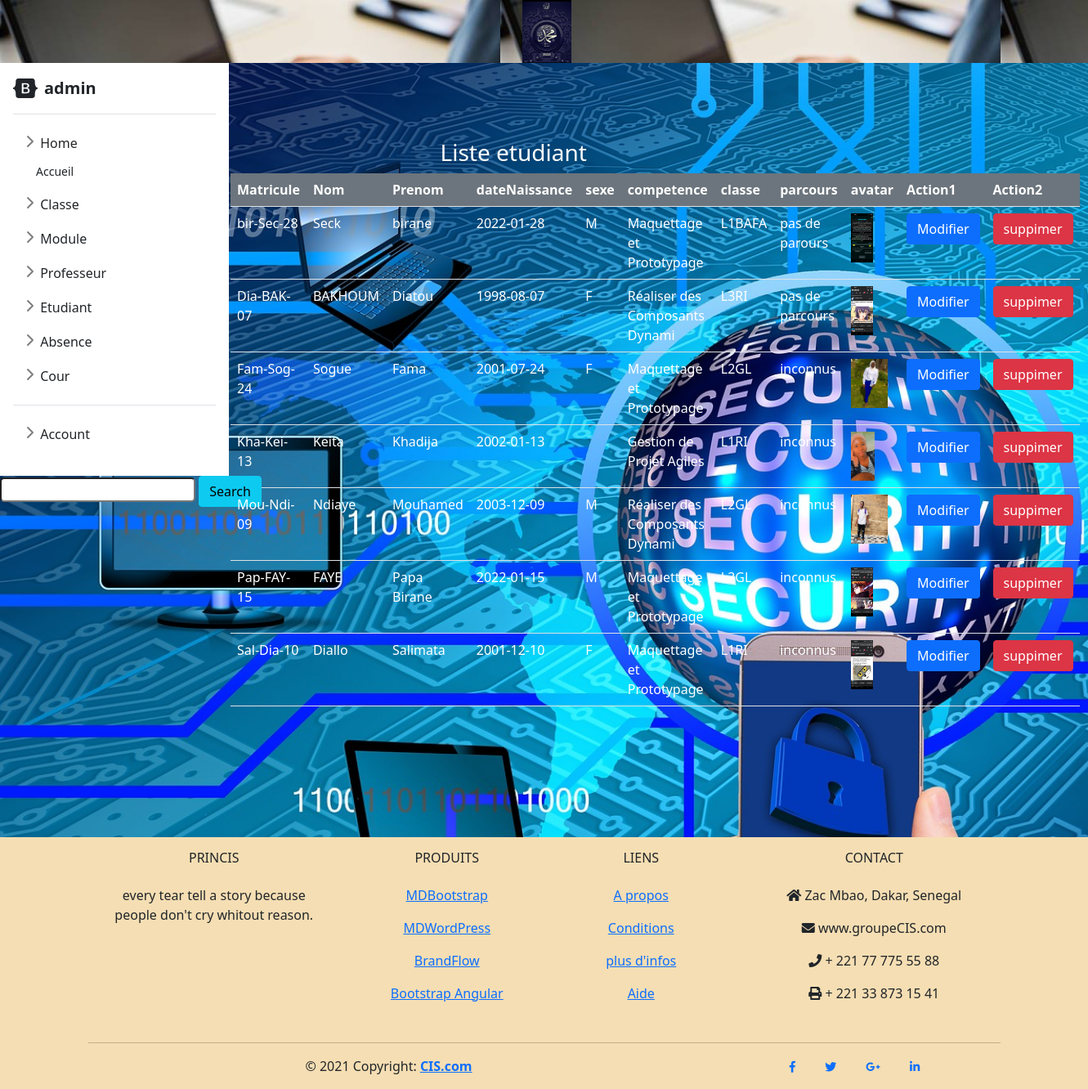
The page /?page=etud (signed in) on the database its author committed.
### tables this page shows
CREATE TABLE `etudiant` (
  `matriculeE` varchar(50) NOT NULL,
  `nomE` varchar(30) NOT NULL,
  `prenomE` varchar(30) NOT NULL,
  `dateNaissanceE` date NOT NULL,
  `sexe` varchar(3) NOT NULL,
  `libelle` varchar(30) NOT NULL,
  `competence` varchar(30) NOT NULL,
  `parcours` varchar(500) NOT NULL,
  `avatar` varchar(100) NOT NULL
);

### Model/etudiant.php (called while the page is built, shortened)
<?php
    function listEtud(){
        $sql = "SELECT * FROM etudiant";
        return executeSQL($sql);
    }
?>

### Model/db.php (called while the page is built)
<?php
    function getConnexion(){
        $host="localhost";
        $user="root";
        $password="";
        $dbname="projet";
        $con = mysqli_connect($host,$user,$password,$dbname);
        return $con;
    }
    function executeSQL($sql){
        $exe = mysqli_query(getConnexion(),$sql);
        return $exe;
    }
?>

### View/etudiant/etud.php (the view, shortened to what this page needs)
<!DOCTYPE html>
<html lang="en">
<head>
    <link rel="stylesheet" href="../../style/bootstrap-5.0.0-beta2-dist/css/bootstrap.min.css">
    <link href="https://cdn.jsdelivr.net/npm/bootstrap@5.1.0/dist/css/bootstrap.min.css" rel="stylesheet">
    <link rel="stylesheet" href="https://cdnjs.cloudflare.com/ajax/libs/font-awesome/5.1.1/css/all.css">
</head>
<body>
    <form method="GET" action="?page=etud">
        <input type="text" name="key" style="border-radius: 5px;">
        <button type="submit" class="btn btn-info">Search</button>
    </form>
    <div class="container col-md-7 " style="margin-top: -450px; margin-left: 240px;">
        <div class="panel panel-info">
            <div class="panel-heading"  style="text-align: center;"><h3 style="color: white;">Liste etudiant</h3></div>
            <div class="panel-body">
                <table class="table table-condensed table-novel table-hover" style="color: white; width: 500px; margin-left: 30px;">
                    <tr class="bg-secondary">
                        <th>Matricule</th>
                        <th>Nom</th>
                        <th>Prenom</th>
                        <th>dateNaissance</th>
                        <th>sexe</th>
                        <th>competence</th>
                        <th>classe</th>
                        <th>parcours</th>
                        <th>avatar</th>
                        <th>Action1</th>
                        <th>Action2</th>
                    </tr>
                    <?php
                        while ($tab = mysqli_fetch_row($liste)) {
                            echo "<tr>
                                    <td>$tab[0]</td>
                                    <td>$tab[1]</td>
                                    <td>$tab[2]</td>
                                    <td>$tab[3]</td>
                                    <td>$tab[4]</td>
                                    <td>$tab[6]</td>
                                    <td>$tab[5]</td>
                                    <td>$tab[7]</td>
                                    <td><img height=60px src='avatar/$tab[8]'></td>
                                    <td><a href='?page=editetud&ok=$tab[0]' class='btn btn-primary'>Modifier</a></td>
                                    <td><a onclick = 'return confirmation();' class='btn btn-danger' href='Controller/etudiant.php?ok=$tab[0]'>suppimer</a></td>
                                 </tr>";
                        }
                    ?>
                </table>
            </div>
        </div>
    </div>
</body>
</html>

### index.php (shortened to what this page needs)
<?php session_start();
    if(!isset($_SESSION['login'])) {
        header('location:connect.php');
        exit();
    }else{
        if (isset($_GET['page'])){
            require_once 'menu.php';
            switch ($_GET['page']) {
                case 'etud':
                    if ($_SESSION['type']=='Etudiant') {
                        echo "<script lang='JavaScript'>alert('Acces non autorisé')</script>";
                        require_once 'PHP/footer.php';
                        break;
                    } else {
                        require_once 'Model/db.php';
                        require_once 'Model/etudiant.php';
                        $liste = listEtud();
                        require_once 'View/etudiant/etud.php';
                        require_once 'PHP/footer.php';
                        break;
                    }
            }
        }else{
            require_once 'menu.php';
            require_once 'PHP/footer.php';
        }
    }
?>

### menu.php (shortened to what this page needs)
<!doctype html>
<html lang="en">
  <head>
<link href="Style/bootstrap-5.1.0/dist/css/bootstrap.min.css" rel="stylesheet">
    <link href="Style/sidebars.css" rel="stylesheet">
  </head>
  <body style="background: url(img/R.jfif); background-size: cover;">
  <div style="background:url(img/gettyimages-1132115540-612x612.jpg)">
    <img style="margin-left:48%" src="avatar/<?= $_SESSION['avatar']?>" width=60px alt="">
  </div>
<main>
  <div class="flex-shrink-0 p-3 bg-white" style="width: 280px;">
    <a href="/" class="d-flex align-items-center pb-3 mb-3 link-dark text-decoration-none border-bottom">
      <svg class="bi me-2" width="30" height="24"><use xlink:href="#bootstrap"/></svg>
      <span class="fs-5 fw-semibold"><?= $_SESSION['login']; ?></span>
    </a>
    <ul class="list-unstyled ps-0">
      <li class="mb-1">
        <button class="btn btn-toggle align-items-center rounded collapsed" data-bs-toggle="collapse" data-bs-target="#home-collapse" aria-expanded="true">
          Home
        </button>
        <div class="collapse show " id="home-collapse">
          <ul class="btn-toggle-nav list-unstyled fw-normal pb-1 small">
            <li><a href="#" class="link-dark rounded">Accueil</a></li>
          </ul>
        </div>
      </li>
      <li class="mb-1">
        <button class="btn btn-toggle align-items-center rounded collapsed" data-bs-toggle="collapse" data-bs-target="#classe-collapse" aria-expanded="false">
          Classe
        </button>
      </li>
      <li class="mb-1">
        <button class="btn btn-toggle align-items-center rounded collapsed" data-bs-toggle="collapse" data-bs-target="#module-collapse" aria-expanded="false">
          Module
        </button>
      </li>
      <li class="mb-1">
        <button class="btn btn-toggle align-items-center rounded collapsed" data-bs-toggle="collapse" data-bs-target="#proff-collapse" aria-expanded="false">
          Professeur
        </button>
      </li>
      <li class="mb-1">
        <button class="btn btn-toggle align-items-center rounded collapsed" data-bs-toggle="collapse" data-bs-target="#etudiant-collapse" aria-expanded="false">
          Etudiant
        </button>
      </li>
      <li class="mb-1">
        <button class="btn btn-toggle align-items-center rounded collapsed" data-bs-toggle="collapse" data-bs-target="#absence-collapse" aria-expanded="false">
          Absence
        </button>
      </li>
      <li class="mb-1">
        <button class="btn btn-toggle align-items-center rounded collapsed" data-bs-toggle="collapse" data-bs-target="#cour-collapse" aria-expanded="false">
          Cour
        </button>
      </li>
      <li class="border-top my-3"></li>
      <li class="mb-1">
        <button class="btn btn-toggle align-items-center rounded collapsed" data-bs-toggle="collapse" data-bs-target="#account-collapse" aria-expanded="false">
          Account
        </button>
      </li>
    </ul>
  </div>
</main>
  </body>
</html>

### PHP/footer.php (shortened to what this page needs)
<link rel="stylesheet" href="https://cdnjs.cloudflare.com/ajax/libs/font-awesome/5.1.1/css/all.css">
<footer style="margin-top: 20vh; background:wheat">
    <div class="container text-center text-md-left">
        <div class="row text-center text-md-left mt-3 pb-3">
          <div class="col-md-3 col-lg-3 col-xl-3 mx-auto mt-3">
            <h6 class="text-uppercase mb-4 font-weight-bold">PrinCIS</h6>
            <p>every tear tell a story because people don't cry whitout reason. </p>
          </div>
          <div class="col-md-2 col-lg-2 col-xl-2 mx-auto mt-3">
            <h6 class="text-uppercase mb-4 font-weight-bold">Produits</h6>
            <p>
              <a href="#!">MDBootstrap</a>
            </p>
            <p>
              <a href="#!">MDWordPress</a>
            </p>
            <p>
              <a href="#!">BrandFlow</a>
            </p>
            <p>
              <a href="#!">Bootstrap Angular</a>
            </p>
          </div>
          <div class="col-md-3 col-lg-2 col-xl-2 mx-auto mt-3">
            <h6 class="text-uppercase mb-4 font-weight-bold">Liens</h6>
            <p>
              <a href="#!">A propos</a>
            </p>
            <p>
              <a href="#!">Conditions</a>
            </p>
            <p>
              <a href="#!">plus d'infos</a>
            </p>
            <p>
              <a href="#!">Aide</a>
            </p>
          </div>
          <div class="col-md-4 col-lg-3 col-xl-3 mx-auto mt-3">
            <h6 class="text-uppercase mb-4 font-weight-bold">Contact</h6>
            <p>
              <i class="fas fa-home mr-3"></i> Zac Mbao, Dakar, Senegal</p>
            <p>
              <i class="fas fa-envelope mr-3"></i> www.groupeCIS.com</p>
            <p>
              <i class="fas fa-phone mr-3"></i> +  221 77 775 55 88</p>
            <p>
              <i class="fas fa-print mr-3"></i> +  221 33 873 15 41</p>
          </div>
        </div>
        <hr>
        <div class="row d-flex align-items-center">
          <div class="col-md-7 col-lg-8">
            <marquee behavior="" direction="right"><p class="text-center text-md-left">© 2021 Copyright:
              <a href=" #">
                <strong> CIS.com</strong>
              </a>
            </p></marquee>
          </div>
          <div class="col-md-5 col-lg-4 ml-lg-0">
            <div class="text-center text-md-right">
              <ul class="list-unstyled list-inline">
                <li class="list-inline-item">
                  <a class="btn-floating btn-sm rgba-white-slight mx-1">
                    <i class="fab fa-facebook-f"></i>
                  </a>
                </li>
                <li class="list-inline-item">
                  <a class="btn-floating btn-sm rgba-white-slight mx-1">
                    <i class="fab fa-twitter"></i>
                  </a>
                </li>
                <li class="list-inline-item">
                  <a class="btn-floating btn-sm rgba-white-slight mx-1">
                    <i class="fab fa-google-plus-g"></i>
                  </a>
                </li>
                <li class="list-inline-item">
                  <a class="btn-floating btn-sm rgba-white-slight mx-1">
                    <i class="fab fa-linkedin-in"></i>
                  </a>
                </li>
              </ul>
            </div>
          </div>
        </div>
      </div>
     </footer>

### Style/sidebars.css (style rules this page uses)
body { min-height: 100vh; min-height: -webkit-fill-available; }
html { height: -webkit-fill-available; }
main { display: flex; flex-wrap: nowrap; height: auto; height: -webkit-fill-available; max-height: 150vh; overflow-x: auto; overflow-y: hidden; }
.bi { vertical-align: -.125em; pointer-events: none; fill: currentColor; }
.btn-toggle { display: inline-flex; align-items: center; padding: .25rem .5rem; font-weight: 600; color: rgba(0, 0, 0, .65); background-color: transparent; border: 0; }
.btn-toggle::before { width: 1.25em; line-height: 0; transition: transform .35s ease; transform-origin: .5em 50%; }
.btn-toggle[aria-expanded="true"] { color: rgba(0, 0, 0, .85); }
.btn-toggle[aria-expanded="true"]::before { transform: rotate(90deg); }
.btn-toggle-nav a { display: inline-flex; padding: .1875rem .5rem; margin-top: .125rem; margin-left: 1.25rem; text-decoration: none; }
.fw-semibold { font-weight: 600; }

### rows shown on the page
etudiant: matriculeE "bir-Sec-28", nomE "Seck", prenomE "birane", dateNaissanceE "2022-01-28", sexe "M", competence "Maquettage et Prototypage", libelle "L1BAFA", parcours "pas de parours", avatar (picture)
etudiant: matriculeE "Dia-BAK-07", nomE "BAKHOUM", prenomE "Diatou", dateNaissanceE "1998-08-07", sexe "F", competence "Réaliser des Composants Dynami", libelle "L3RI", parcours "pas de parcours", avatar (picture)
etudiant: matriculeE "Fam-Sog-24", nomE "Sogue", prenomE "Fama", dateNaissanceE "2001-07-24", sexe "F", competence "Maquettage et Prototypage", libelle "L2GL", parcours "inconnus", avatar (picture)
etudiant: matriculeE "Kha-Kei-13", nomE "Keita", prenomE "Khadija", dateNaissanceE "2002-01-13", competence "Gestion de Projet Agiles", libelle "L1RI", parcours "inconnus", avatar (picture)
etudiant: matriculeE "Mou-Ndi-09", nomE "Ndiaye", prenomE "Mouhamed", dateNaissanceE "2003-12-09", sexe "M", competence "Réaliser des Composants Dynami", libelle "L2GL", parcours "inconnus", avatar (picture)
etudiant: matriculeE "Pap-FAY-15", nomE "FAYE", prenomE "Papa Birane", dateNaissanceE "2022-01-15", sexe "M", competence "Maquettage et Prototypage", libelle "L3GL", parcours "inconnus", avatar (picture)
etudiant: matriculeE "Sal-Dia-10", nomE "Diallo", prenomE "Salimata", dateNaissanceE "2001-12-10", sexe "F", competence "Maquettage et Prototypage", libelle "L1RI", parcours "inconnus", avatar (picture)

### other values the page prints
$_SESSION['login'] "admin"
